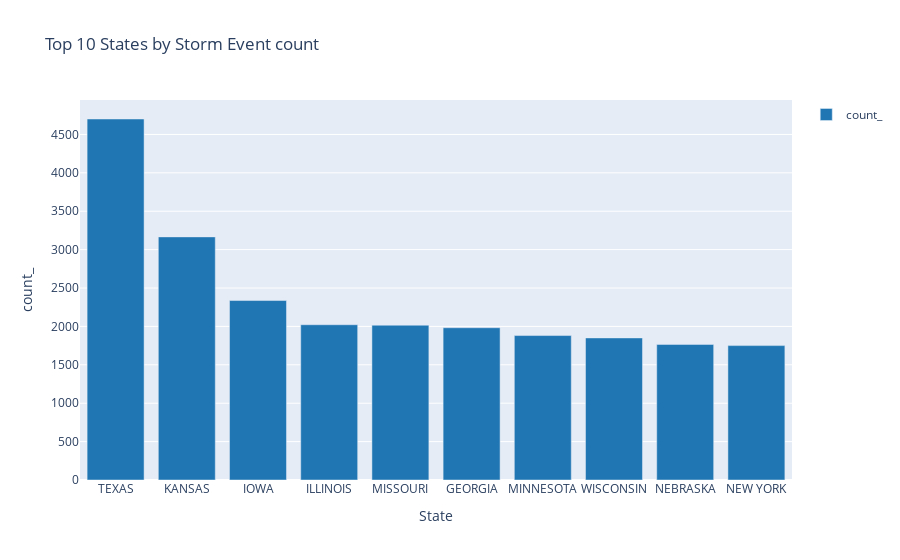

Source (notebook cell):
### Code cell
%%kql
StormEvents
| summarize count() by State
| sort by count_
| limit 10
| render columnchart title='Top 10 States by Storm Event count'

### Figure 1 — Plotly figure (JSON) as saved in the notebook; plotly's stock layout.template omitted (floating-point values rounded to 4 significant figures)
{"data": [{"marker": {"color": "rgb(31, 118, 179)"}, "name": "count_", "orientation": "v", "type": "bar", "x": ["TEXAS", "KANSAS", "IOWA", "ILLINOIS", "MISSOURI", "GEORGIA", "MINNESOTA", "WISCONSIN", "NEBRASKA", "NEW YORK"], "y": [4701, 3166, 2337, 2022, 2016, 1983, 1881, 1850, 1766, 1750]}], "layout": {"showlegend": true, "title": {"text": "Top 10 States by Storm Event count"}, "xaxis": {"ticksuffix": "", "title": {"text": "State"}, "type": "category"}, "yaxis": {"title": {"text": "count_"}, "type": "linear"}}}
